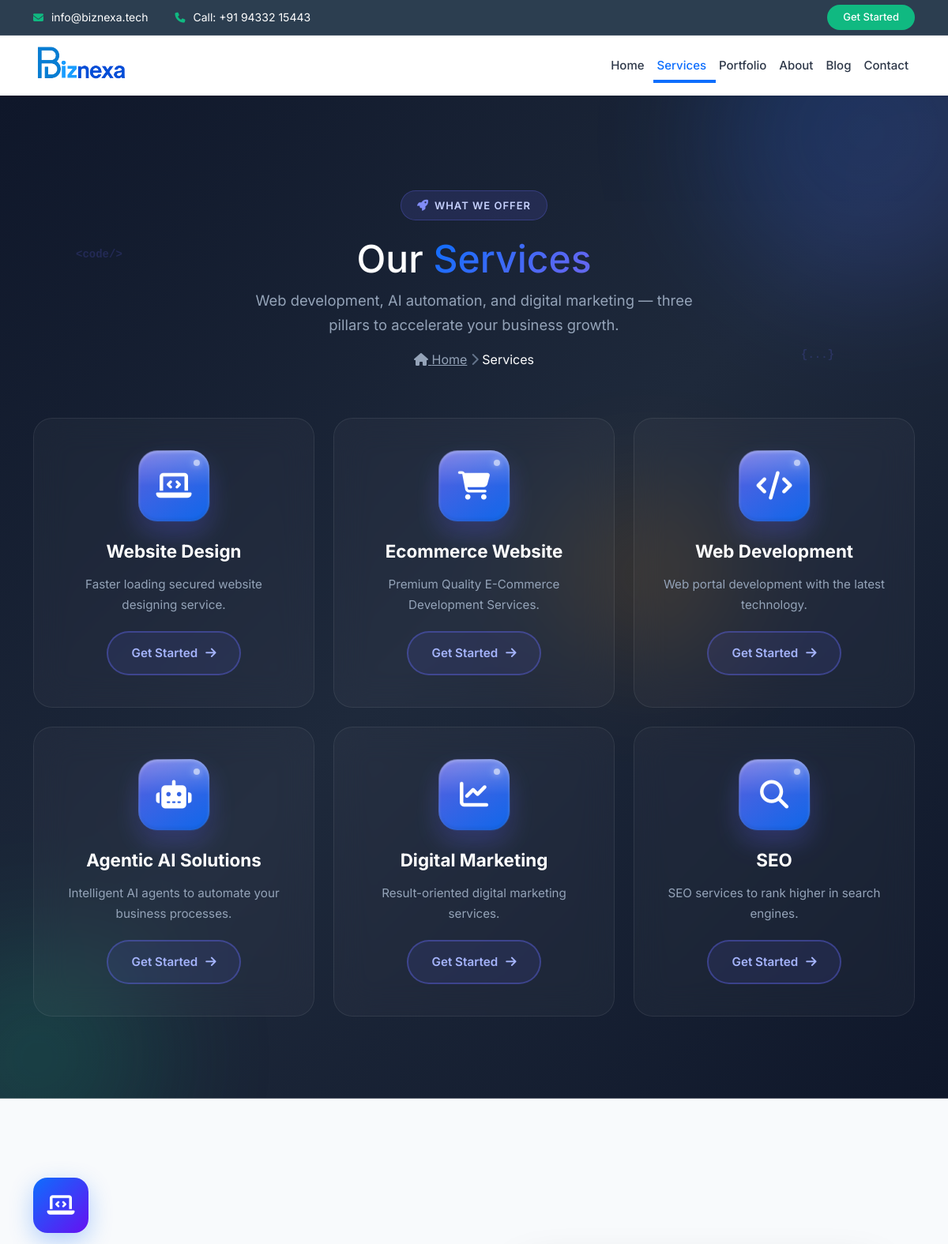
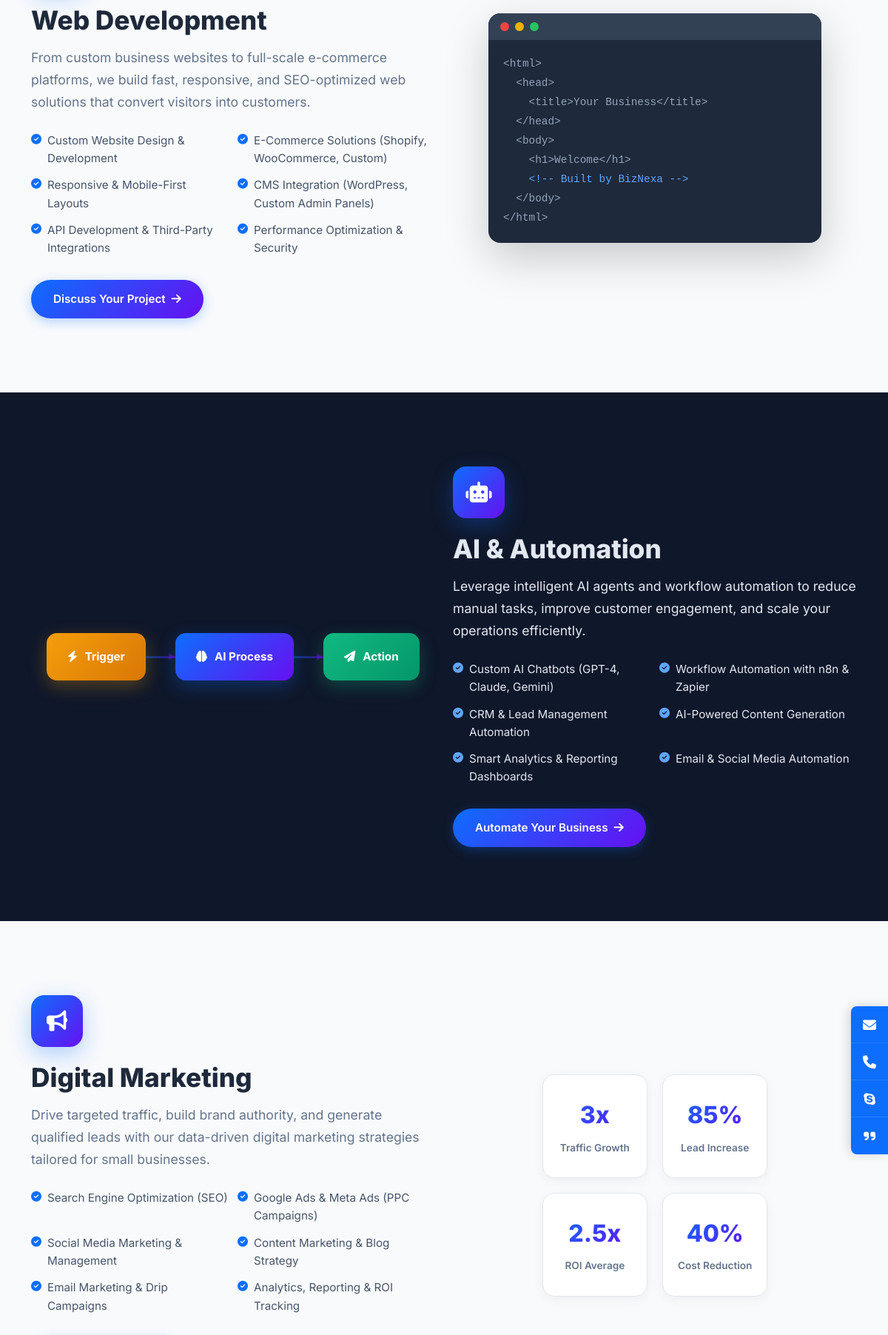
/services.php (upper part), run on the app's committed database (2 pictures, top to bottom).
### tables this page shows
CREATE TABLE IF NOT EXISTS services (
    id INT AUTO_INCREMENT PRIMARY KEY,
    title VARCHAR(100) NOT NULL,
    short_description TEXT NOT NULL,
    full_description LONGTEXT DEFAULT NULL,
    icon VARCHAR(100) NOT NULL,
    features TEXT DEFAULT NULL,
    pricing_info TEXT DEFAULT NULL,
    display_order INT DEFAULT 0,
    status ENUM('active', 'inactive') DEFAULT 'active',
    created_by INT DEFAULT NULL,
    created_at TIMESTAMP DEFAULT CURRENT_TIMESTAMP,
    updated_at TIMESTAMP DEFAULT CURRENT_TIMESTAMP ON UPDATE CURRENT_TIMESTAMP,
    FOREIGN KEY (created_by) REFERENCES admin_users(id) ON DELETE SET NULL,
    INDEX idx_status (status)
);

### includes/seo.php (called while the page is built, shortened)
<?php
function getSiteUrl() {
    $isLocal = (strpos($_SERVER['HTTP_HOST'] ?? 'localhost', 'localhost') !== false);
    $protocol = (!empty($_SERVER['HTTPS']) && $_SERVER['HTTPS'] !== 'off') ? 'https' : 'http';
    $host = $_SERVER['HTTP_HOST'] ?? 'biznexa.tech';
    return $isLocal ? "{$protocol}://{$host}/d2w" : "https://biznexa.tech";
}
function renderJsonLd($pageMeta = [], $settings = []) {
    $siteUrl = getSiteUrl();
    $schemas = [];
    $schemas[] = [
        '@context' => 'https://schema.org',
        '@type' => 'Organization',
        'name' => 'BizNexa',
        'url' => $siteUrl,
        'logo' => $siteUrl . '/assets/images/logo.png',
        'description' => 'Professional web development, AI & automation, and digital marketing services for small businesses.',
        'email' => $settings['site_email'] ?? 'info@biznexa.tech',
        'telephone' => $settings['site_phone'] ?? '+919433215443',
        'sameAs' => array_filter([
            $settings['facebook_url'] ?? '',
            $settings['twitter_url'] ?? '',
            $settings['linkedin_url'] ?? '',
            $settings['instagram_url'] ?? '',
        ]),
        'address' => [
            '@type' => 'PostalAddress',
            'addressCountry' => 'IN',
        ],
    ];
    $schemas[] = [
        '@context' => 'https://schema.org',
        '@type' => 'WebSite',
        'name' => 'BizNexa',
        'url' => $siteUrl,
        'potentialAction' => [
            '@type' => 'SearchAction',
            'target' => $siteUrl . '/blog.php?q={search_term_string}',
            'query-input' => 'required name=search_term_string',
        ],
    ];
    if (!empty($pageMeta['breadcrumbs'])) {
        $breadcrumbItems = [];
        foreach ($pageMeta['breadcrumbs'] as $i => $crumb) {
            $breadcrumbItems[] = [
                '@type' => 'ListItem',
                'position' => $i + 1,
                'name' => $crumb['name'],
                'item' => $siteUrl . $crumb['url'],
            ];
        }
        $schemas[] = [
            '@context' => 'https://schema.org',
            '@type' => 'BreadcrumbList',
            'itemListElement' => $breadcrumbItems,
        ];
    }
    $schemaType = $pageMeta['schema'] ?? 'WebPage';
    switch ($schemaType) {
        case 'Service':
            $services = [
                [
                    'name' => 'Web Development',
                    'description' => 'Custom website design and development, e-commerce solutions, responsive web applications, and CMS development.',
                ],
                [
                    'name' => 'AI & Automation',
                    'description' => 'AI chatbots, workflow automation, intelligent integrations, and smart analytics for business growth.',
                ],
                [
                    'name' => 'Digital Marketing',
                    'description' => 'SEO optimization, social media marketing, content strategy, and PPC campaign management.',
                ],
            ];
            foreach ($services as $service) {
                $schemas[] = [
                    '@context' => 'https://schema.org',
                    '@type' => 'Service',
                    'serviceType' => $service['name'],
                    'name' => $service['name'],
                    'description' => $service['description'],
                    'provider' => [
                        '@type' => 'Organization',
                        'name' => 'BizNexa',
                        'url' => $siteUrl,
                    ],
                ];
            }
            break;
    }
    $output = '';
    foreach ($schemas as $schema) {
        $output .= '<script type="application/ld+json">' . "\n";
        $output .= json_encode($schema, JSON_UNESCAPED_SLASHES | JSON_PRETTY_PRINT);
        $output .= "\n</script>\n";
    }
    return $output;
}

### includes/db_config.php (called while the page is built, shortened)
<?php
function getDBConnection() {
    static $conn = null;
    if ($conn === null) {
        try {
            $dsn = "mysql:host=" . DB_HOST . ";dbname=" . DB_NAME . ";charset=utf8mb4";
            $conn = new PDO($dsn, DB_USER, DB_PASS, [
                PDO::ATTR_ERRMODE => PDO::ERRMODE_EXCEPTION,
                PDO::ATTR_DEFAULT_FETCH_MODE => PDO::FETCH_ASSOC
            ]);
        } catch(PDOException $e) {
            return null;
        }
    }
    return $conn;
}
function getServices() {
    $db = getDBConnection();
    try {
        $stmt = $db->query("SELECT * FROM services WHERE status = 'active' ORDER BY display_order ASC, id ASC");
        return $stmt->fetchAll();
    } catch(PDOException $e) {
        return [];
    }
}
?>

### services.php (the view, shortened to what this page needs)
<?php
include_once 'includes/db_config.php';
$services = getServices();
include 'includes/header.php';
?>
<section class="section-dark-animated" style="padding-top: 120px;">
    <div class="section-bg-shapes">
        <div class="bg-shape bg-shape-1"></div>
        <div class="bg-shape bg-shape-2"></div>
        <div class="bg-shape bg-shape-3"></div>
    </div>
    <div class="floating-elements">
        <div class="floating-element">&lt;code/&gt;</div>
        <div class="floating-element">{...}</div>
        <div class="floating-element">&lt;div&gt;</div>
        <div class="floating-element">( )</div>
    </div>
    <div class="container">
        <div class="section-title-animated" data-aos="fade-up">
            <div class="section-badge">
                <i class="fas fa-rocket"></i>
                <span>What We Offer</span>
            </div>
            <h1 style="font-size: 3rem; color: #fff;">Our <span class="text-gradient">Services</span></h1>
            <p style="color: #94a3b8;">Web development, AI automation, and digital marketing — three pillars to accelerate your business growth.</p>
            <div class="header-breadcrumb mt-3" data-aos="fade-up" data-aos-delay="100" style="justify-content: center;">
                <a href="index.php" style="color: #94a3b8;"><i class="fas fa-home"></i> Home</a>
                <i class="fas fa-chevron-right" style="color: #64748b;"></i>
                <span style="color: #fff;">Services</span>
            </div>
        </div>
        <div class="row services-grid-desktop">
            <?php if (!empty($services)): ?>
                <?php $delay = 0; foreach ($services as $service): ?>
                <div class="col-lg-4 col-md-6 mb-4" data-aos="fade-up" data-aos-delay="<?php echo $delay; ?>">
                    <div class="service-card-animated h-100">
                        <div class="service-icon-animated">
                            <i class="<?php echo htmlspecialchars($service['icon']); ?>"></i>
                        </div>
                        <h4><?php echo htmlspecialchars($service['title']); ?></h4>
                        <p><?php echo htmlspecialchars($service['short_description']); ?></p>
                        <a href="contact.php" class="btn-service">
                            Get Started <i class="fas fa-arrow-right"></i>
                        </a>
                    </div>
                </div>
                <?php $delay = $delay >= 200 ? 0 : $delay + 100; endforeach; ?>
            <?php endif; ?>
        </div>
    </div>
</section>
<section id="web-development" class="service-pillar-section service-pillar-light">
    <div class="container">
        <div class="row align-items-center">
            <div class="col-lg-6 mb-4 mb-lg-0" data-aos="fade-right">
                <div class="service-pillar-icon-wrap">
                    <i class="fas fa-laptop-code"></i>
                </div>
                <h2 class="service-pillar-title">Web Development</h2>
                <p class="service-pillar-desc">From custom business websites to full-scale e-commerce platforms, we build fast, responsive, and SEO-optimized web solutions that convert visitors into customers.</p>
                <ul class="service-pillar-features">
                    <li><i class="fas fa-check-circle"></i> Custom Website Design &amp; Development</li>
                    <li><i class="fas fa-check-circle"></i> E-Commerce Solutions (Shopify, WooCommerce, Custom)</li>
                    <li><i class="fas fa-check-circle"></i> Responsive &amp; Mobile-First Layouts</li>
                    <li><i class="fas fa-check-circle"></i> CMS Integration (WordPress, Custom Admin Panels)</li>
                    <li><i class="fas fa-check-circle"></i> API Development &amp; Third-Party Integrations</li>
                    <li><i class="fas fa-check-circle"></i> Performance Optimization &amp; Security</li>
                </ul>
                <a href="contact.php" class="btn-service-pillar">
                    Discuss Your Project <i class="fas fa-arrow-right"></i>
                </a>
            </div>
            <div class="col-lg-6" data-aos="fade-left">
                <div class="service-pillar-visual">
                    <div class="pillar-code-block">
                        <div class="code-header">
                            <span class="code-dot red"></span>
                            <span class="code-dot yellow"></span>
                            <span class="code-dot green"></span>
                        </div>
                        <pre class="code-content"><code>&lt;html&gt;
  &lt;head&gt;
    &lt;title&gt;Your Business&lt;/title&gt;
  &lt;/head&gt;
  &lt;body&gt;
    &lt;h1&gt;Welcome&lt;/h1&gt;
    <span class="code-highlight">&lt;!-- Built by BizNexa --&gt;</span>
  &lt;/body&gt;
&lt;/html&gt;</code></pre>
                    </div>
                </div>
            </div>
        </div>
    </div>
</section>
<section id="ai-automation" class="service-pillar-section service-pillar-dark">
    <div class="container">
        <div class="row align-items-center flex-lg-row-reverse">
            <div class="col-lg-6 mb-4 mb-lg-0" data-aos="fade-left">
                <div class="service-pillar-icon-wrap">
                    <i class="fas fa-robot"></i>
                </div>
                <h2 class="service-pillar-title">AI &amp; Automation</h2>
                <p class="service-pillar-desc">Leverage intelligent AI agents and workflow automation to reduce manual tasks, improve customer engagement, and scale your operations efficiently.</p>
                <ul class="service-pillar-features">
                    <li><i class="fas fa-check-circle"></i> Custom AI Chatbots (GPT-4, Claude, Gemini)</li>
                    <li><i class="fas fa-check-circle"></i> Workflow Automation with n8n &amp; Zapier</li>
                    <li><i class="fas fa-check-circle"></i> CRM &amp; Lead Management Automation</li>
                    <li><i class="fas fa-check-circle"></i> AI-Powered Content Generation</li>
                    <li><i class="fas fa-check-circle"></i> Smart Analytics &amp; Reporting Dashboards</li>
                    <li><i class="fas fa-check-circle"></i> Email &amp; Social Media Automation</li>
                </ul>
                <a href="contact.php" class="btn-service-pillar">
                    Automate Your Business <i class="fas fa-arrow-right"></i>
                </a>
            </div>
            <div class="col-lg-6" data-aos="fade-right">
                <div class="service-pillar-visual">
                    <div class="pillar-flow-diagram">
                        <div class="flow-node flow-trigger"><i class="fas fa-bolt"></i> Trigger</div>
                        <div class="flow-connector"></div>
                        <div class="flow-node flow-ai"><i class="fas fa-brain"></i> AI Process</div>
                        <div class="flow-connector"></div>
                        <div class="flow-node flow-action"><i class="fas fa-paper-plane"></i> Action</div>
                    </div>
                </div>
            </div>
        </div>
    </div>
</section>
<section id="digital-marketing" class="service-pillar-section service-pillar-light">
    <div class="container">
        <div class="row align-items-center">
            <div class="col-lg-6 mb-4 mb-lg-0" data-aos="fade-right">
                <div class="service-pillar-icon-wrap">
                    <i class="fas fa-bullhorn"></i>
                </div>
                <h2 class="service-pillar-title">Digital Marketing</h2>
                <p class="service-pillar-desc">Drive targeted traffic, build brand authority, and generate qualified leads with our data-driven digital marketing strategies tailored for small businesses.</p>
                <ul class="service-pillar-features">
                    <li><i class="fas fa-check-circle"></i> Search Engine Optimization (SEO)</li>
                    <li><i class="fas fa-check-circle"></i> Google Ads &amp; Meta Ads (PPC Campaigns)</li>
                    <li><i class="fas fa-check-circle"></i> Social Media Marketing &amp; Management</li>
                    <li><i class="fas fa-check-circle"></i> Content Marketing &amp; Blog Strategy</li>
                    <li><i class="fas fa-check-circle"></i> Email Marketing &amp; Drip Campaigns</li>
                    <li><i class="fas fa-check-circle"></i> Analytics, Reporting &amp; ROI Tracking</li>
                </ul>
            </div>
            <div class="col-lg-6" data-aos="fade-left">
                <div class="service-pillar-visual">
                    <div class="pillar-stats-grid">
                        <div class="pillar-stat">
                            <span class="pillar-stat-number">3x</span>
                            <span class="pillar-stat-label">Traffic Growth</span>
                        </div>
                        <div class="pillar-stat">
                            <span class="pillar-stat-number">85%</span>
                            <span class="pillar-stat-label">Lead Increase</span>
                        </div>
                        <div class="pillar-stat">
                            <span class="pillar-stat-number">2.5x</span>
                            <span class="pillar-stat-label">ROI Average</span>
                        </div>
                        <div class="pillar-stat">
                            <span class="pillar-stat-number">40%</span>
                            <span class="pillar-stat-label">Cost Reduction</span>
                        </div>
                    </div>
                </div>
            </div>
        </div>
    </div>
</section>
<?php include 'includes/footer.php'; ?>

### data on the page
services: title "Website Design", short_description "Faster loading secured website designing service."
services: title "Ecommerce Website", short_description "Premium Quality E-Commerce Development Services."
services: title "Web Development", short_description "Web portal development with the latest technology."
services: title "Agentic AI Solutions", short_description "Intelligent AI agents to automate your business processes."
services: title "Digital Marketing", short_description "Result-oriented digital marketing services."
services: title "SEO", short_description "SEO services to rank higher in search engines."
